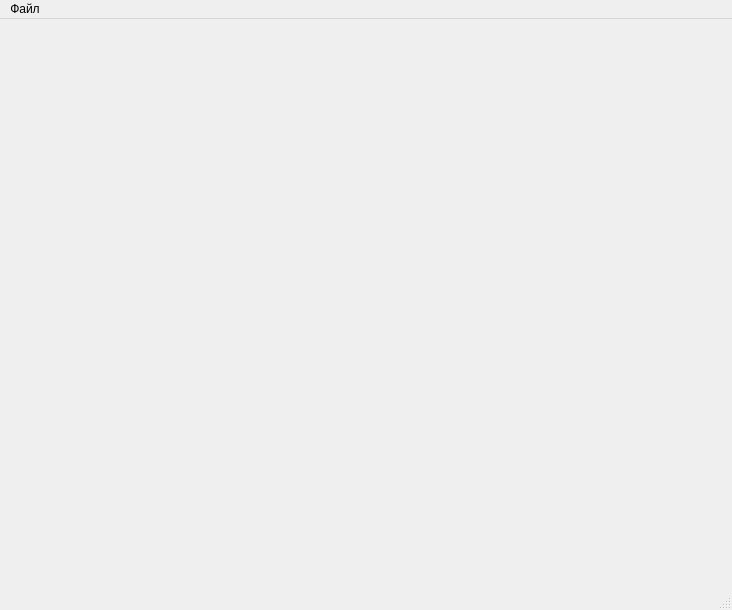
<?xml version="1.0" encoding="UTF-8"?>
<ui version="4.0">
 <class>MainWindow</class>
 <widget class="QMainWindow" name="MainWindow">
  <property name="geometry">
   <rect>
    <x>0</x>
    <y>0</y>
    <width>732</width>
    <height>610</height>
   </rect>
  </property>
  <property name="windowTitle">
   <string>MainWindow</string>
  </property>
  <widget class="QWidget" name="centralwidget"/>
  <widget class="QMenuBar" name="menubar">
   <property name="geometry">
    <rect>
     <x>0</x>
     <y>0</y>
     <width>732</width>
     <height>26</height>
    </rect>
   </property>
   <widget class="QMenu" name="menu">
    <property name="title">
     <string>Файл</string>
    </property>
    <addaction name="separator"/>
    <addaction name="separator"/>
    <addaction name="action_3"/>
    <addaction name="action_4"/>
   </widget>
   <addaction name="menu"/>
  </widget>
  <widget class="QStatusBar" name="statusbar"/>
  <action name="action_3">
   <property name="text">
    <string>Открыть проект</string>
   </property>
  </action>
  <action name="action_4">
   <property name="text">
    <string>Выйти из программы</string>
   </property>
  </action>
 </widget>
 <resources/>
 <connections/>
</ui>
